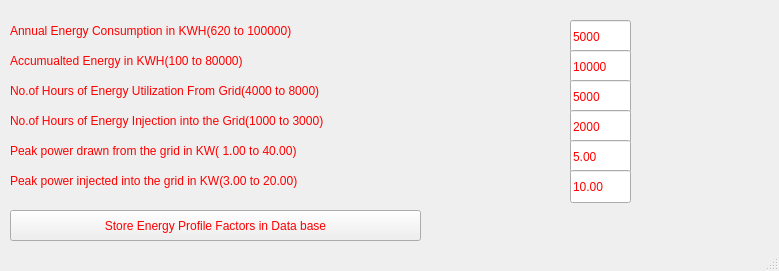
<?xml version="1.0" encoding="UTF-8"?>
<ui version="4.0">
 <class>MainWindow</class>
 <widget class="QMainWindow" name="MainWindow">
  <property name="geometry">
   <rect>
    <x>0</x>
    <y>0</y>
    <width>779</width>
    <height>271</height>
   </rect>
  </property>
  <property name="windowTitle">
   <string>Energy Profile Factors</string>
  </property>
  <property name="styleSheet">
   <string notr="true">font: 75 12pt &quot;MS Shell Dlg 2&quot;;
color: rgb(255, 0, 0);</string>
  </property>
  <widget class="QWidget" name="centralwidget">
   <widget class="QPushButton" name="pushButton">
    <property name="geometry">
     <rect>
      <x>10</x>
      <y>210</y>
      <width>411</width>
      <height>31</height>
     </rect>
    </property>
    <property name="text">
     <string>Store Energy Profile Factors in Data base</string>
    </property>
   </widget>
   <widget class="QLineEdit" name="lineEdit_4">
    <property name="geometry">
     <rect>
      <x>570</x>
      <y>20</y>
      <width>61</width>
      <height>33</height>
     </rect>
    </property>
    <property name="text">
     <string>5000</string>
    </property>
   </widget>
   <widget class="QLabel" name="label_4">
    <property name="geometry">
     <rect>
      <x>10</x>
      <y>20</y>
      <width>481</width>
      <height>21</height>
     </rect>
    </property>
    <property name="text">
     <string>Annual Energy Consumption in KWH(620 to 100000)</string>
    </property>
   </widget>
   <widget class="QLineEdit" name="lineEdit_5">
    <property name="geometry">
     <rect>
      <x>570</x>
      <y>50</y>
      <width>61</width>
      <height>33</height>
     </rect>
    </property>
    <property name="text">
     <string>10000</string>
    </property>
   </widget>
   <widget class="QLineEdit" name="lineEdit_6">
    <property name="geometry">
     <rect>
      <x>570</x>
      <y>80</y>
      <width>61</width>
      <height>33</height>
     </rect>
    </property>
    <property name="text">
     <string>5000</string>
    </property>
   </widget>
   <widget class="QLineEdit" name="lineEdit_7">
    <property name="geometry">
     <rect>
      <x>570</x>
      <y>110</y>
      <width>61</width>
      <height>33</height>
     </rect>
    </property>
    <property name="text">
     <string>2000</string>
    </property>
   </widget>
   <widget class="QLabel" name="label_6">
    <property name="geometry">
     <rect>
      <x>10</x>
      <y>50</y>
      <width>431</width>
      <height>21</height>
     </rect>
    </property>
    <property name="text">
     <string>Accumualted Energy in KWH(100 to 80000)</string>
    </property>
   </widget>
   <widget class="QLabel" name="label_7">
    <property name="geometry">
     <rect>
      <x>10</x>
      <y>80</y>
      <width>521</width>
      <height>21</height>
     </rect>
    </property>
    <property name="text">
     <string>No.of Hours of Energy Utilization From Grid(4000 to 8000)</string>
    </property>
   </widget>
   <widget class="QLabel" name="label_8">
    <property name="geometry">
     <rect>
      <x>10</x>
      <y>110</y>
      <width>531</width>
      <height>21</height>
     </rect>
    </property>
    <property name="text">
     <string>No.of Hours of Energy Injection into the Grid(1000 to 3000)</string>
    </property>
   </widget>
   <widget class="QLabel" name="label_10">
    <property name="geometry">
     <rect>
      <x>10</x>
      <y>140</y>
      <width>491</width>
      <height>21</height>
     </rect>
    </property>
    <property name="text">
     <string>Peak power drawn from the grid in KW( 1.00 to 40.00)</string>
    </property>
   </widget>
   <widget class="QLineEdit" name="lineEdit_8">
    <property name="geometry">
     <rect>
      <x>570</x>
      <y>140</y>
      <width>61</width>
      <height>33</height>
     </rect>
    </property>
    <property name="text">
     <string>5.00</string>
    </property>
   </widget>
   <widget class="QLineEdit" name="lineEdit_9">
    <property name="geometry">
     <rect>
      <x>570</x>
      <y>170</y>
      <width>61</width>
      <height>33</height>
     </rect>
    </property>
    <property name="text">
     <string>10.00</string>
    </property>
   </widget>
   <widget class="QLabel" name="label_11">
    <property name="geometry">
     <rect>
      <x>10</x>
      <y>170</y>
      <width>501</width>
      <height>21</height>
     </rect>
    </property>
    <property name="text">
     <string>Peak power injected into the grid in KW(3.00 to 20.00)</string>
    </property>
   </widget>
  </widget>
  <widget class="QStatusBar" name="statusbar"/>
 </widget>
 <resources/>
 <connections/>
</ui>
